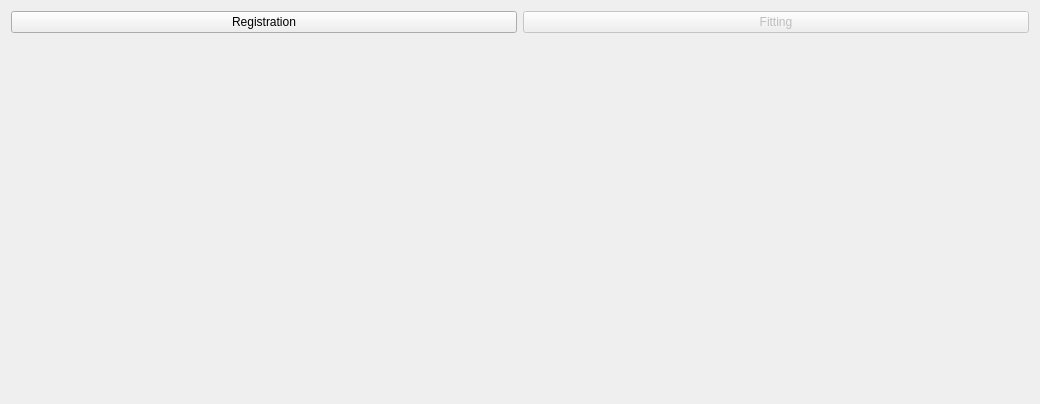
<?xml version="1.0" encoding="UTF-8"?>
<ui version="4.0">
 <class>extSnapWindow</class>
 <widget class="QWidget" name="extSnapWindow">
  <property name="geometry">
   <rect>
    <x>0</x>
    <y>0</y>
    <width>1040</width>
    <height>404</height>
   </rect>
  </property>
  <property name="windowTitle">
   <string>Form</string>
  </property>
  <layout class="QHBoxLayout" name="horizontalLayout_2">
   <item>
    <layout class="QVBoxLayout" name="verticalLayout">
     <item>
      <layout class="QHBoxLayout" name="horizontalLayout">
       <item>
        <widget class="QPushButton" name="pushButton">
         <property name="text">
          <string>Registration</string>
         </property>
        </widget>
       </item>
       <item>
        <widget class="QPushButton" name="pushButton_2">
         <property name="enabled">
          <bool>false</bool>
         </property>
         <property name="text">
          <string>Fitting</string>
         </property>
        </widget>
       </item>
      </layout>
     </item>
     <item>
      <widget class="QWidget" name="glwidget" native="true">
       <property name="minimumSize">
        <size>
         <width>50</width>
         <height>50</height>
        </size>
       </property>
       <layout class="QVBoxLayout" name="verticalLayout_2">
        <property name="spacing">
         <number>6</number>
        </property>
        <property name="leftMargin">
         <number>0</number>
        </property>
        <property name="topMargin">
         <number>0</number>
        </property>
        <property name="rightMargin">
         <number>0</number>
        </property>
        <property name="bottomMargin">
         <number>0</number>
        </property>
       </layout>
      </widget>
     </item>
    </layout>
   </item>
  </layout>
 </widget>
 <resources/>
 <connections/>
</ui>
